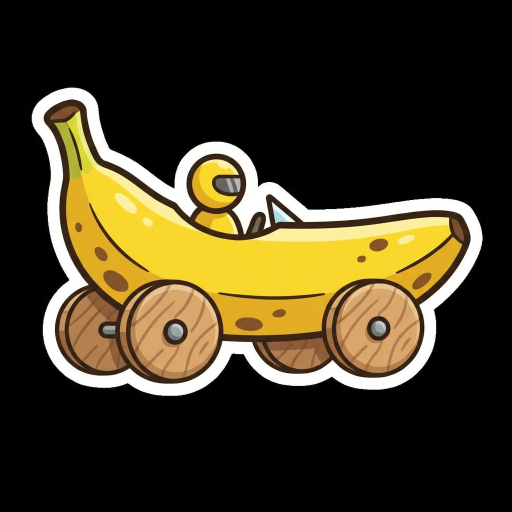
#> input picture backend/assets/defaults/cars/car_banana_1769974631591.png, 1024 x 1024 px (shown at 1/2 size)
$ python make_ico.py ../backend/assets/defaults/cars/car_banana_1769974631591.png ../backend/assets/defaults/cars/car_bat_1769993288141.png
#> lines starting #> are read from the running program, lines starting #| are printed output that depends on the picture
"""Turn the logo PNG into a multi-resolution Windows .ico.

A file rather than a `python -c` here-string in the build script. The
here-string version could not be parsed by PowerShell at all — a here-string
has to be closed by `"@` at the start of a line with nothing after it, and the
one above it in the script ended `"@ 2>$null`, which swallowed the rest of the
file and made the whole script a syntax error.

macOS does the same job with `sips` and `iconutil`, which ship with the OS;
Windows has no equivalent, so this uses Pillow, which is already a dependency.

    python make_ico.py <logo.png> <output.ico>
"""

from __future__ import annotations

import sys
from pathlib import Path

from PIL import Image

#: What Windows asks for, from the taskbar up to the high-DPI shortcut.
SIZES = [(16, 16), (32, 32), (48, 48), (64, 64), (128, 128), (256, 256)]


def main(argv: list[str]) -> int:
    if len(argv) != 3:
        print(__doc__, file=sys.stderr)
        return 2

    source, target = Path(argv[1]), Path(argv[2])
    if not source.is_file():
        print(f"logo not found: {source}", file=sys.stderr)
        return 1

    image = Image.open(source).convert("RGBA")
    frames = [image.resize(size, Image.LANCZOS) for size in SIZES]
#> frames = 6 items
    frames[0].save(target, format="ICO", sizes=SIZES, append_images=frames[1:])
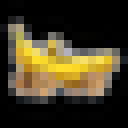
#> saved as car_bat_1769993288141.png: PIL image 16x16 RGBA (shown 8 times larger); mean R, G, B, A 66.7, 57.7, 34.5, 255
    return 0


if __name__ == "__main__":
    raise SystemExit(main(sys.argv))
#> (the program exits here)
